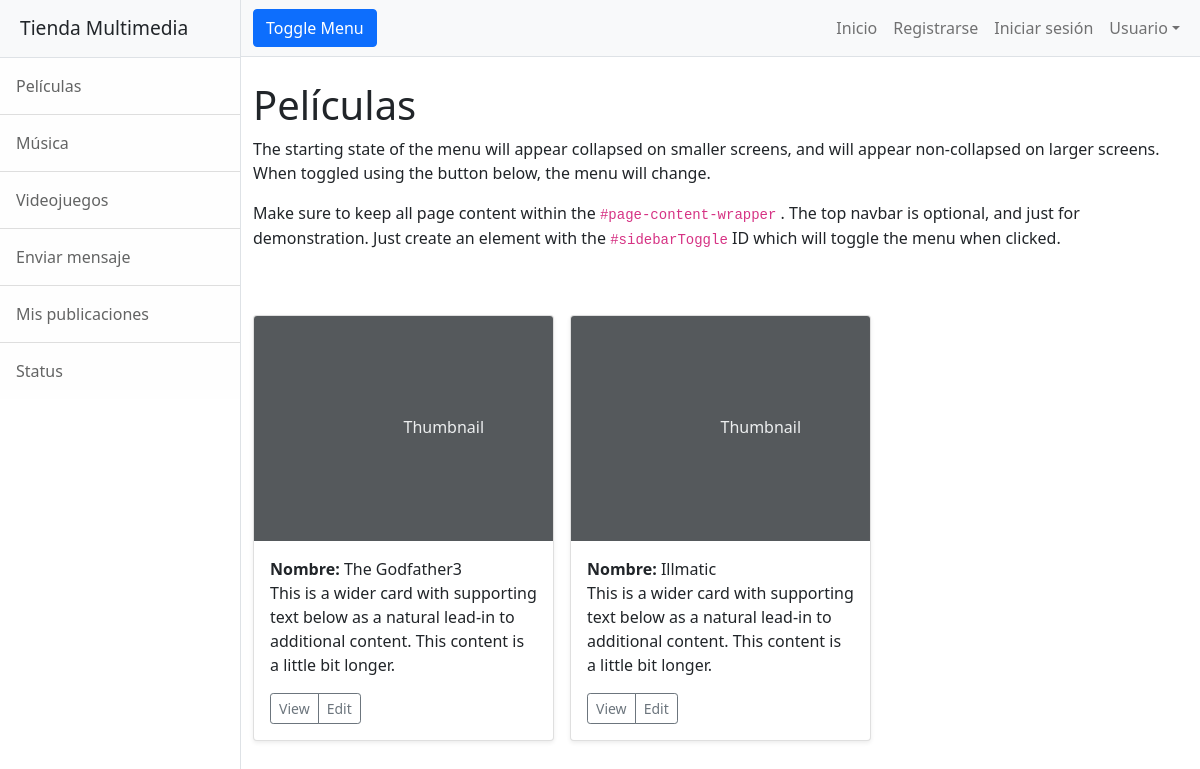
The app's page /nombrepagina/peliculas/, older data.
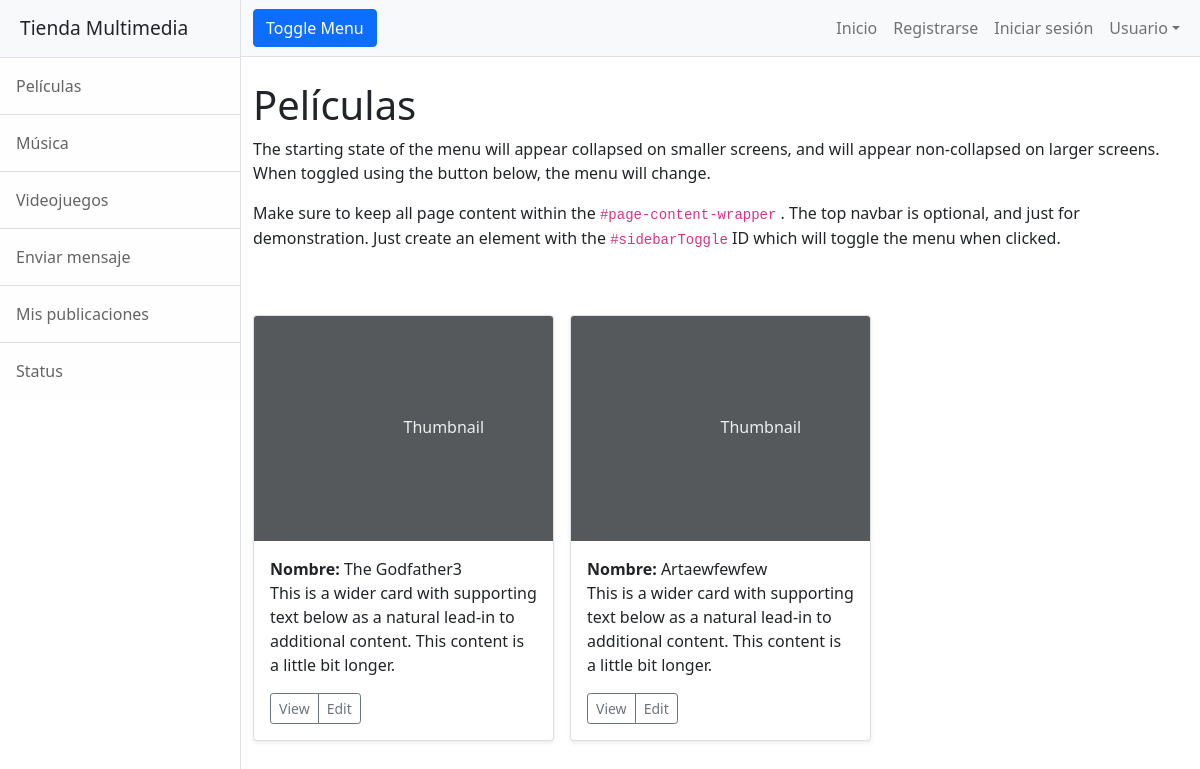
The same page, newer data.
### app_entregafinal/models.py (models this page shows, shortened)
class pelicula(models.Model):
    nombre = models.CharField(max_length=30, null = True)
    genero = models.CharField(max_length=30, null = True)
    estreno = models.DateField()
    director = models.CharField(max_length=30, null = True)

### app_entregafinal/views.py (the view)
# urls.py: path('peliculas/', views.peliculas, name = "peliculas"),
def peliculas(request):
    peliculas = pelicula.objects.all()
    contexto = {'peliculas': peliculas}
    return render(request, "app_entregafinal/pelicula.html", contexto)

### app_entregafinal/templates/app_entregafinal/pelicula.html
{% extends "app_entregafinal/plantilla_base.html" %}
{% block style_block %}
<div class="container-fluid">
    <h1 class="mt-4">Películas</h1>
    <p>The starting state of the menu will appear collapsed on smaller screens, and will appear non-collapsed on larger screens. When toggled using the button below, the menu will change.</p>
    <p>
        Make sure to keep all page content within the
        <code>#page-content-wrapper</code>
        . The top navbar is optional, and just for demonstration. Just create an element with the
        <code>#sidebarToggle</code>
        ID which will toggle the menu when clicked.
    </p>
</div>
<div class="album py-5">
    <div class="container">
      <div class="row row-cols-1 row-cols-sm-2 row-cols-md-3 g-3">
        {% for pelicula in peliculas %}
        <div class="col">
          <div class="card shadow-sm">
            <svg class="bd-placeholder-img card-img-top" width="100%" height="225" xmlns="http://www.w3.org/2000/svg" role="img" aria-label="Placeholder: Thumbnail" preserveAspectRatio="xMidYMid slice" focusable="false"><title>Placeholder</title><rect width="100%" height="100%" fill="#55595c"/><text x="50%" y="50%" fill="#eceeef" dy=".3em">Thumbnail</text></svg>
            <div class="card-body">
              <b>Nombre:</b> {{pelicula.nombre}}
              <p class="card-text">This is a wider card with supporting text below as a natural lead-in to additional content. This content is a little bit longer.</p>
              <div class="d-flex justify-content-between align-items-center">
                <div class="btn-group">
                  <button type="button" class="btn btn-sm btn-outline-secondary">View</button>
                  <button type="button" class="btn btn-sm btn-outline-secondary">Edit</button>
                </div>
              </div>
            </div>
          </div>
        </div>
        {% endfor %}
      </div>
    </div>
</div>
{% endblock style_block %}

Row changes from the older to the newer data that the page shows:
removed pelicula: nombre "Illmatic"
added pelicula: nombre "Artaewfewfew"
